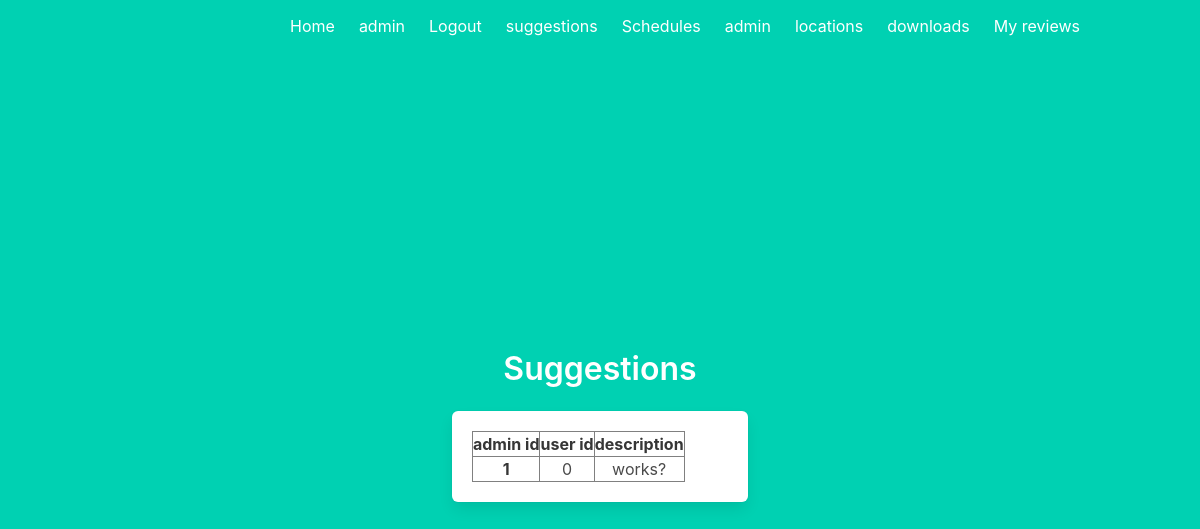
The page /admin/suggestions (signed in) on the database as committed earlier.
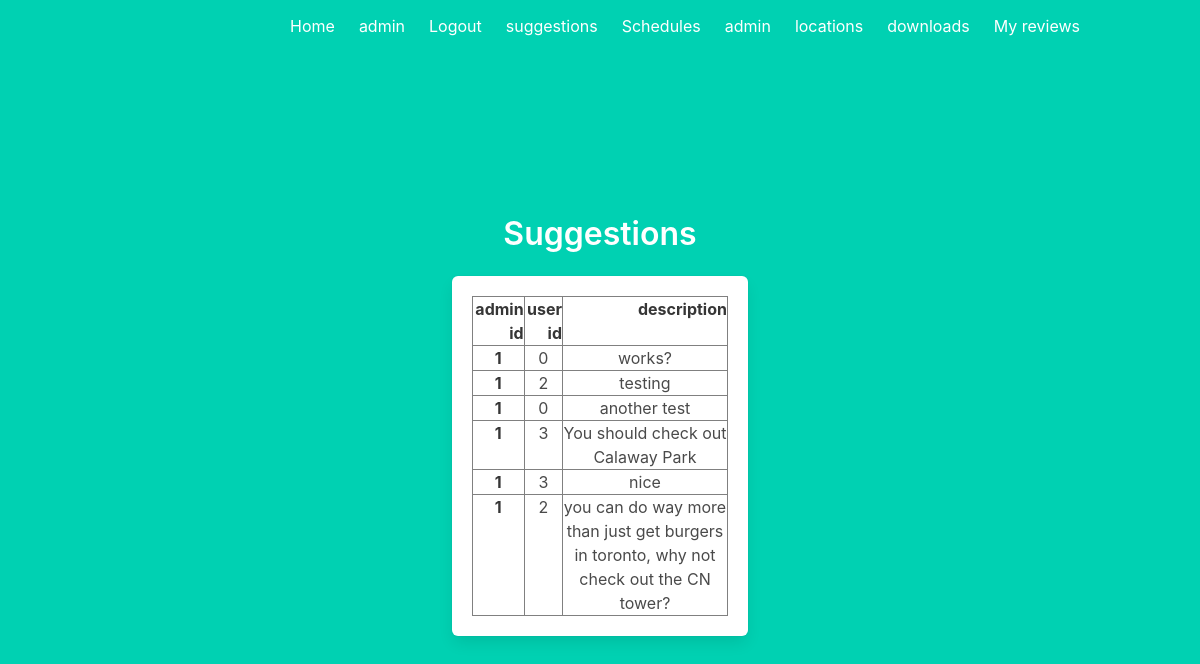
The same page on the database as committed later.
### models.py (models this page shows, shortened)
class Suggestion(db.Model):
    suggestionId = db.Column(db.Integer, primary_key = True)
    userId = db.Column(db.Integer, db.ForeignKey('user.id'), nullable = False)
    adminId = db.Column(db.Integer, db.ForeignKey('user.id'), nullable = False)
    description = db.Column(db.String(3000), nullable = False) # review is nothing without the description

### adminView.py (the view)
@adminView.route('/admin/suggestions')
def adminSuggestions():
    check = current_user.get_id()
    user = User.query.filter_by(id = check).first()
    if not user or not user.isAdmin:
        return redirect(url_for('main.index'))
    suggestions = Suggestion.query.order_by(Suggestion.suggestionId).all()
    return render_template('admin/suggestions.html', suggestions = suggestions)

### app.py (called while the page is built)
@lm.user_loader
def load_user(user_id):
    return User.query.get(int(user_id))

### templates/admin/suggestions.html (shortened to what this page needs)
{% extends "base.html" %}
{% block content %}
<div class="column is-4 is-offset-4">
    <h3 class="title">Suggestions</h3>
    <div class="box">
            <table border="1" class="dataframe">
                <thead>
                  <tr style="text-align: right;">
                    <th>admin id</th>
                    <th>user id</th>
                    <th>description</th>
                  </tr>
                </thead>
                <tbody>
                    {% for row in suggestions %}
                        <tr>
                              <th>{{row['adminId']}}</th>
                              <td>{{row['userId']}}</td>
                              <td>{{row['description']}}</td>
                        </tr>
                    {% endfor %}
                </tbody>
              </table>
    </div>
</div>
{% endblock %}

Rows that differ between the two databases and show on the page:
added Suggestion: adminId "1", userId "2", description "testing"
added Suggestion: adminId "1", userId "0", description "another test"
added Suggestion: adminId "1", userId "3", description "You should check out Calaway Park"
added Suggestion: adminId "1", userId "3", description "nice"
added Suggestion: adminId "1", userId "2", description "you can do way more than just get burgers in toronto, why not check out the CN tower?"
